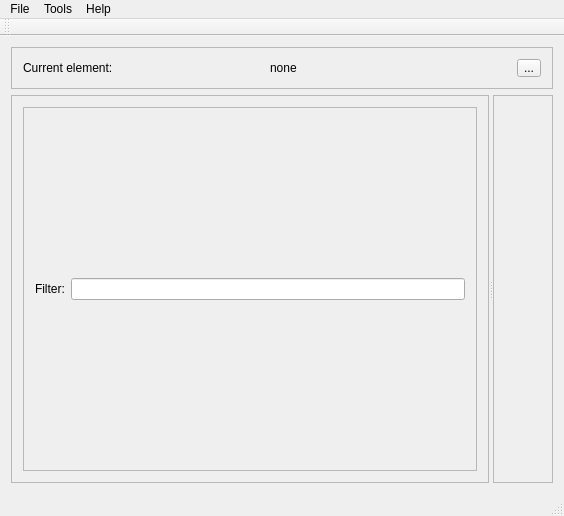
<?xml version="1.0" encoding="UTF-8"?>
<ui version="4.0">
 <class>MainWindow</class>
 <widget class="QMainWindow" name="MainWindow">
  <property name="geometry">
   <rect>
    <x>0</x>
    <y>0</y>
    <width>564</width>
    <height>516</height>
   </rect>
  </property>
  <property name="windowTitle">
   <string>MainWindow</string>
  </property>
  <widget class="QWidget" name="centralWidget">
   <layout class="QVBoxLayout" name="verticalLayout_2">
    <item>
     <widget class="QFrame" name="frame">
      <property name="maximumSize">
       <size>
        <width>16777215</width>
        <height>42</height>
       </size>
      </property>
      <property name="frameShape">
       <enum>QFrame::StyledPanel</enum>
      </property>
      <property name="frameShadow">
       <enum>QFrame::Raised</enum>
      </property>
      <layout class="QHBoxLayout" name="horizontalLayout_2">
       <item>
        <widget class="QLabel" name="label_3">
         <property name="text">
          <string>Current element:</string>
         </property>
        </widget>
       </item>
       <item>
        <widget class="QLabel" name="currentElementLabel">
         <property name="text">
          <string>none</string>
         </property>
        </widget>
       </item>
       <item>
        <widget class="QToolButton" name="toolButton">
         <property name="text">
          <string>...</string>
         </property>
        </widget>
       </item>
      </layout>
     </widget>
    </item>
    <item>
     <widget class="QSplitter" name="splitter">
      <property name="orientation">
       <enum>Qt::Horizontal</enum>
      </property>
      <widget class="QFrame" name="objectInspectorFrame">
       <property name="frameShape">
        <enum>QFrame::StyledPanel</enum>
       </property>
       <property name="frameShadow">
        <enum>QFrame::Raised</enum>
       </property>
       <layout class="QVBoxLayout" name="verticalLayout">
        <item>
         <widget class="QFrame" name="frame_2">
          <property name="frameShape">
           <enum>QFrame::StyledPanel</enum>
          </property>
          <property name="frameShadow">
           <enum>QFrame::Raised</enum>
          </property>
          <layout class="QHBoxLayout" name="horizontalLayout">
           <item>
            <widget class="QLabel" name="label">
             <property name="text">
              <string>Filter:</string>
             </property>
            </widget>
           </item>
           <item>
            <widget class="QLineEdit" name="factoryFilterEdit"/>
           </item>
          </layout>
         </widget>
        </item>
       </layout>
      </widget>
      <widget class="QFrame" name="rightFrame">
       <property name="frameShape">
        <enum>QFrame::StyledPanel</enum>
       </property>
       <property name="frameShadow">
        <enum>QFrame::Raised</enum>
       </property>
       <layout class="QGridLayout" name="gridLayout_2"/>
      </widget>
     </widget>
    </item>
   </layout>
  </widget>
  <widget class="QMenuBar" name="menuBar">
   <property name="geometry">
    <rect>
     <x>0</x>
     <y>0</y>
     <width>564</width>
     <height>19</height>
    </rect>
   </property>
   <widget class="QMenu" name="menuHelp">
    <property name="title">
     <string>Help</string>
    </property>
    <addaction name="actionAbout"/>
   </widget>
   <widget class="QMenu" name="menuFile">
    <property name="title">
     <string>File</string>
    </property>
    <addaction name="actionSave_As"/>
    <addaction name="actionLoad"/>
   </widget>
   <widget class="QMenu" name="menuTools">
    <property name="title">
     <string>Tools</string>
    </property>
    <widget class="QMenu" name="menuCode_Generator">
     <property name="title">
      <string>Code Generator</string>
     </property>
     <addaction name="actionGenerate_Cpp_Code"/>
    </widget>
    <addaction name="menuCode_Generator"/>
   </widget>
   <addaction name="menuFile"/>
   <addaction name="menuTools"/>
   <addaction name="menuHelp"/>
  </widget>
  <widget class="QToolBar" name="mainToolBar">
   <attribute name="toolBarArea">
    <enum>TopToolBarArea</enum>
   </attribute>
   <attribute name="toolBarBreak">
    <bool>false</bool>
   </attribute>
  </widget>
  <widget class="QStatusBar" name="statusBar"/>
  <action name="actionAbout">
   <property name="text">
    <string>About GstCreator</string>
   </property>
  </action>
  <action name="actionSave_As">
   <property name="text">
    <string>Save As...</string>
   </property>
  </action>
  <action name="actionLoad">
   <property name="text">
    <string>Load...</string>
   </property>
  </action>
  <action name="actionGenerate_Cpp_Code">
   <property name="text">
    <string>Generate C++ Code...</string>
   </property>
  </action>
 </widget>
 <layoutdefault spacing="6" margin="11"/>
 <resources/>
 <connections/>
</ui>
